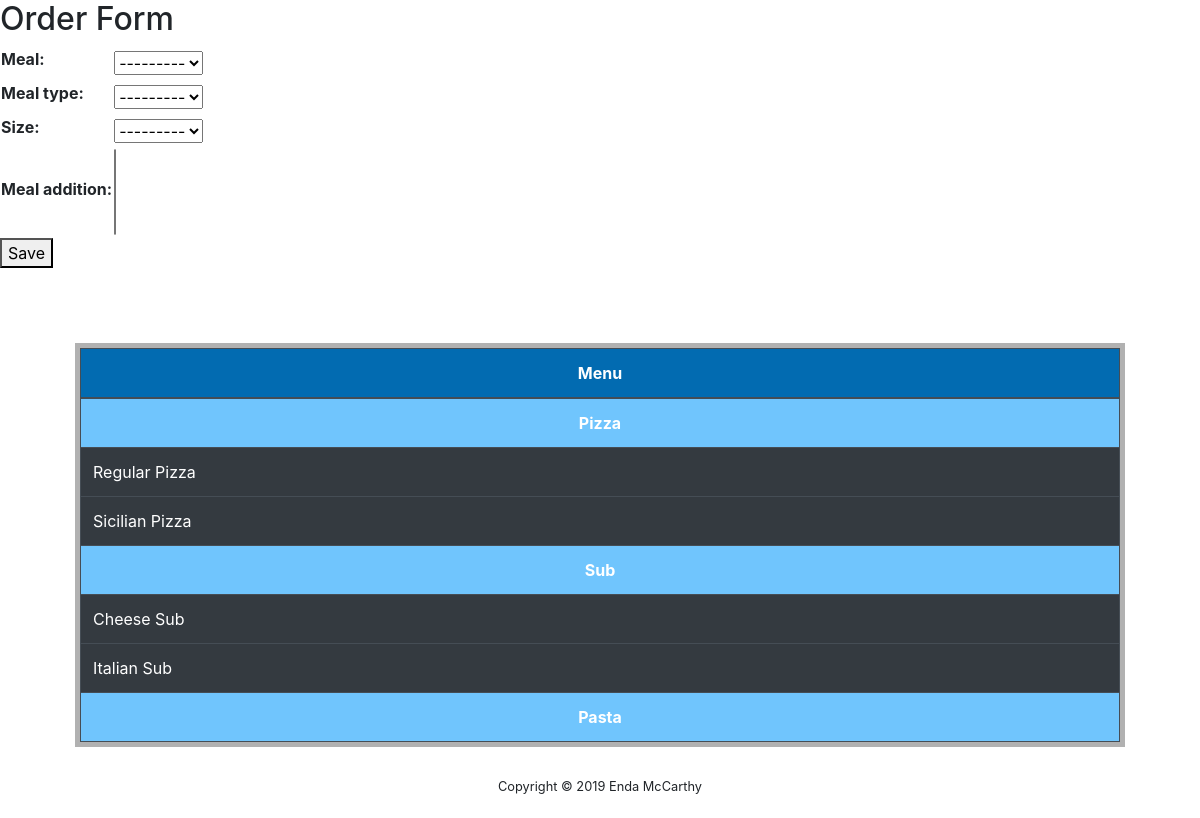
The app's page /, older data.
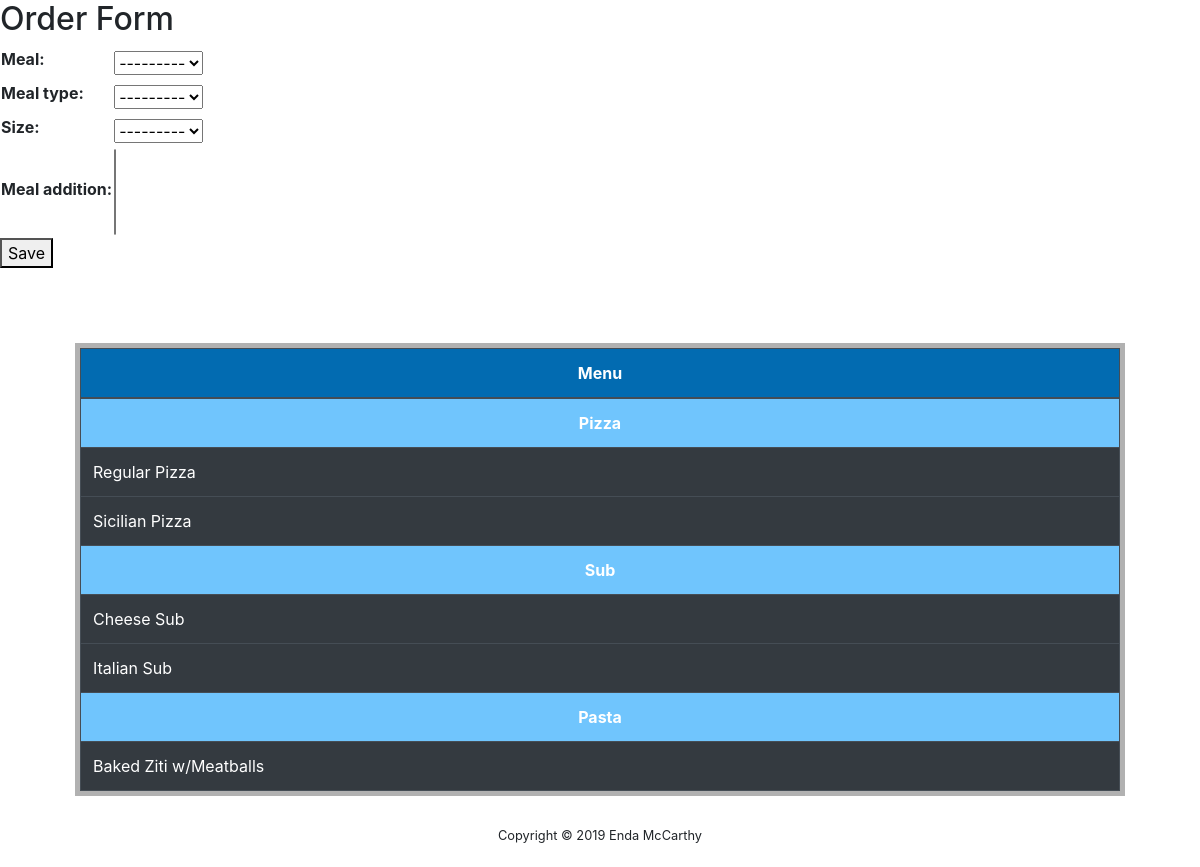
The same page, newer data.
### orders/models.py (models this page shows)
class Meal(models.Model):
    name = models.CharField(max_length=64)
    def __str__(self):
        return f"{self.name}"

class Meal_Type(models.Model):
    name = models.CharField(max_length=64)
    meal = models.ForeignKey(Meal, on_delete=models.CASCADE, null=True)
    size = models.ManyToManyField(Size)
    meal_addition = models.ManyToManyField(Meal_Addition, blank=True)
    def __str__(self):
        return f"{self.name}"

### orders/views.py (the view, shortened to what this page needs)
# urls.py: path('', views.OrderCreateView.as_view(), name='order_add'),
class OrderCreateView(CreateView):
    model = Order
    form_class = OrderForm
    success_url = reverse_lazy('order_add')
    def get_context_data(self, **kwargs):
        context = super(CreateView, self).get_context_data(**kwargs)
        menu = {}
        price= []
        for item in Meal.objects.all():
            l = list(Meal_Type.objects.filter(meal=item).order_by('name'))
            meal_types_list = [str(i) for i in l]
            menu[item.name] = meal_types_list
        context['menu'] = menu
        context['sizes'] = Size.objects.all()
        context['meal_additions'] = Meal_Addition.objects.all()
        context['prices'] = price
        return context

### orders/forms.py (shortened to what this page needs)
class OrderForm(forms.ModelForm):
    class Meta:
        model = Order
        fields = ('meal', 'meal_type', 'size', 'meal_addition')
    def __init__(self, *args, **kwargs):
        super().__init__(*args, **kwargs)
        self.fields['meal_type'].queryset = Meal_Type.objects.none()
        self.fields['size'].queryset = Size.objects.none()
        self.fields['meal_addition'].queryset = Meal_Addition.objects.none()
        if 'meal' in self.data:
            try:
                meal_id = int(self.data.get('meal'))
                self.fields['meal_type'].queryset = Meal_Type.objects.filter(meal_id=meal_id).order_by('meal')
            except (ValueError, TypeError):
                pass  # invalid input from the client; ignore and fallback to empty queryset
        elif self.instance.pk:
            self.fields['meal_type'].queryset = self.instance.meal.meal_type_set.order_by('meal')

### orders/views.py (called while the page is built)
@register.filter
def get_item(dictionary, key):
    return dictionary.get(key)

### orders/templates/orders/order_form.html (shortened to what this page needs)
{% extends 'orders/base.html' %}
{% block body %}
  <h2>Order Form</h2>
  <form method="post" id="orderForm" data-meal_type-url="{% url 'ajax_load_meal_type' %}" data-size-url="{% url 'ajax_load_size' %}"
   data-meal_addition-url="{% url 'ajax_load_meal_addition' %}" novalidate>
    <table>
      {{ form.as_table }}
    </table>
    <button type="submit">Save</button>
  </form>
  {% if menu %}
    <div class="content-section">
      <table class="table table-bordered table-dark">
        <thead>
          <tr>
            <th scope="row" colspan="3" id="menu-title">Menu</th>
          </tr>
        </thead>
        <tbody>
          {% for meal in menu %}
            <tr>
              <th colspan="3">{{ meal }}</th>
            {% for mealType1 in menu|get_item:meal %}
              <tr>
                <td scope="row">{{ mealType1 }}</td>
              </tr>
            {% endfor %}
          {% endfor %}
        </tbody>
      </table>
    </div>
  {% endif %}
{% endblock %}

### orders/templates/orders/base.html (shortened to what this page needs)
{% load static %}
<!DOCTYPE html>
<html>
    <head>
        <link rel="stylesheet" href="https://stackpath.bootstrapcdn.com/bootstrap/4.3.1/css/bootstrap.min.css">
        <link rel="stylesheet" type="text/css" href="{% static 'orders/style.css' %}">
    </head>
    <body>
        {% block body %}
        {% endblock %}
        <div class="footer">
            <p>Copyright &#169; 2019 Enda McCarthy</p>
        </div>
    </body>
</html>

### orders/static/orders/style.css (style rules this page uses)
.table th { text-align: center; background: #70c5fd }
#menu-title { background: #026bb1; }
.content-section { border: 5px solid #b1b1b1; margin-top: 75px; margin-left: 75px; margin-right: 75px; }
.table { margin-bottom: 0px; }
.footer { position: relative; width: 100%; text-align: center; padding-bottom: 5px; padding-top: 30px; font-size: 0.8em; }

Row changes from the older to the newer data that the page shows:
added Meal_Type: menu "Baked Ziti w/Meatballs"
